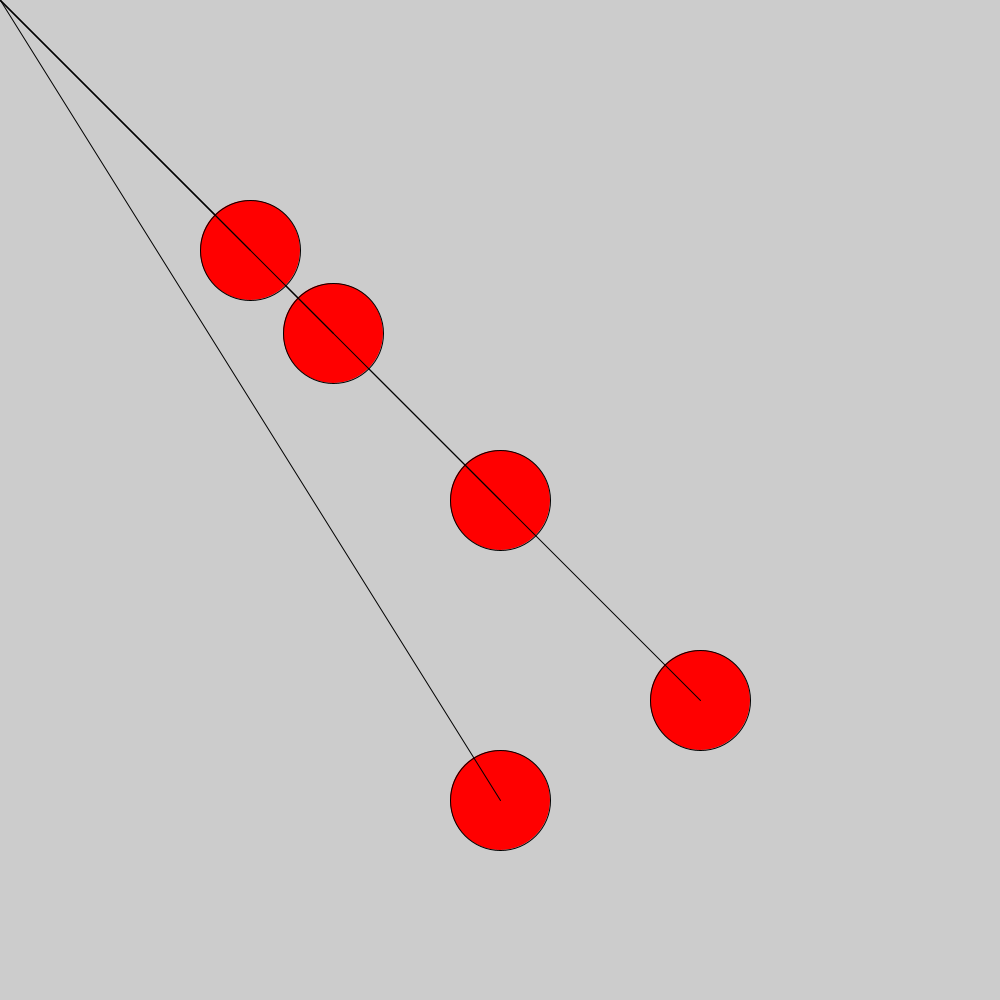
Frame 1 (no input)
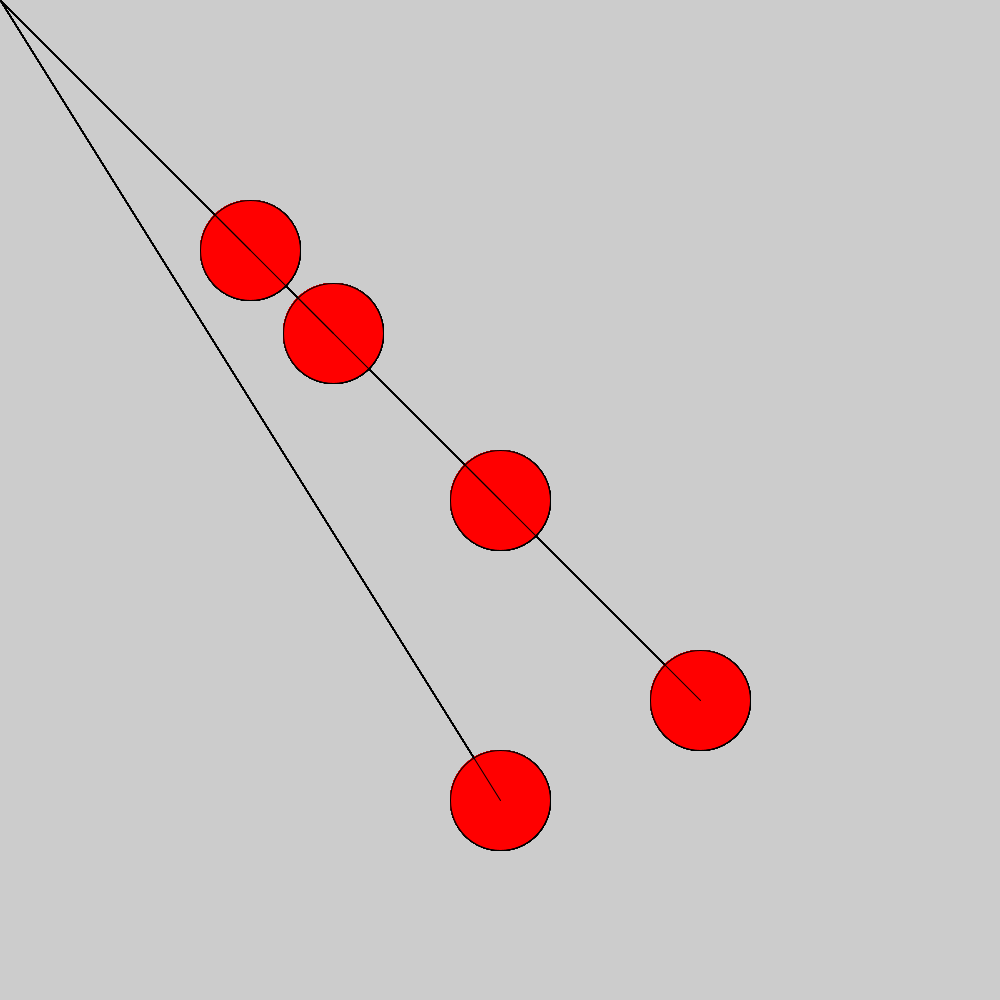
Frame 60 (the mouse pressed at the canvas centre just before this capture)
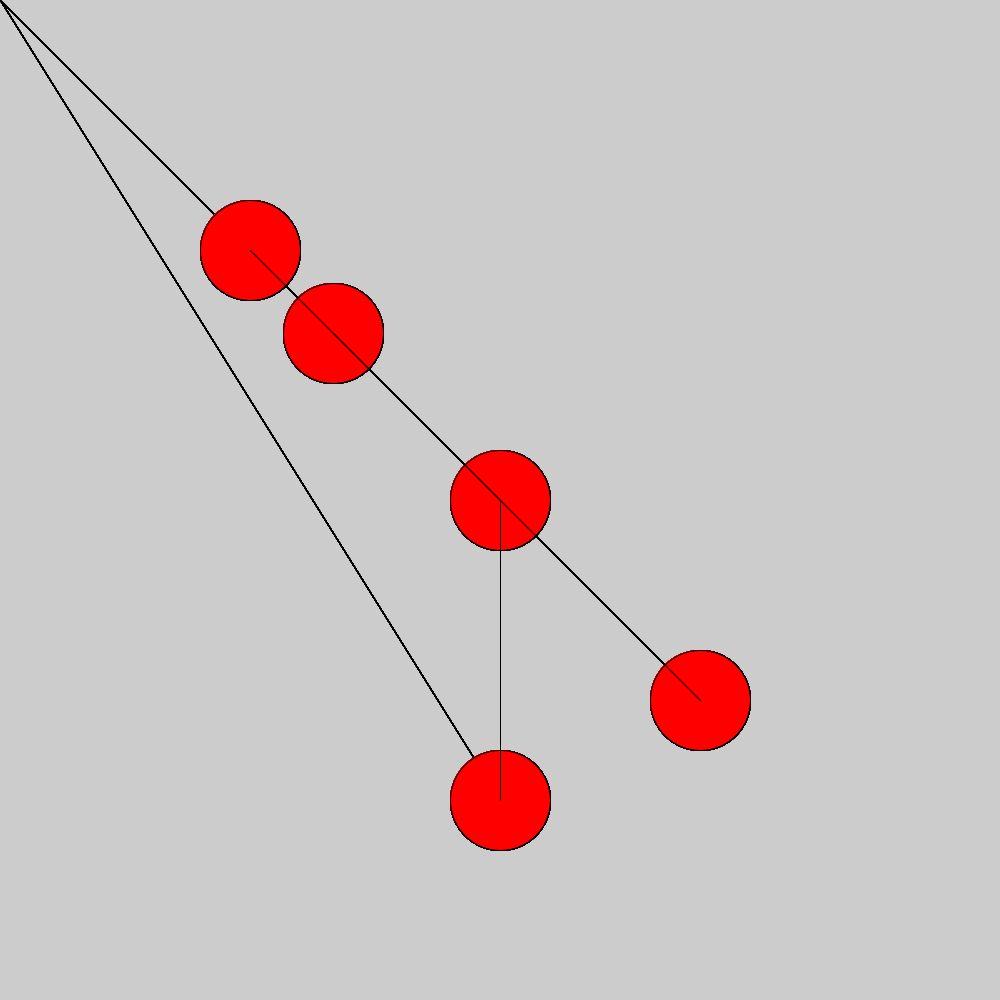
Frame 120 (the mouse held since frame 60 and released just before this capture)

The Processing sketch that drew these frames (run headless with seeded random() and noise(); from frame 60 on, the mouse is pressed at the canvas centre):

// Processing sketch: Assignment_3_2_Prototype
// ── Assignment_3_2_Prototype.pde
// milena correa

// code 1 - fall 2019

// assignment 3, part 2 - functions

//prototype of assignment 3.2, testing usage of buttons... doesn't quite work either

boolean buttonOn = true;

int a = color(255,0,0);
int b = color(255,0,0);
int c = color(255,0,0);
int d = color(255,0,0);
int e = color(255,0,0);

void setup() {
  size(1000, 1000);
}

void draw() {
  if (buttonOn) {
    a = color(255,0,0);
    b = color(255,0,0);
    c = color(255,0,0);
    d = color(255,0,0);
    e = color(255,0,0);
  } else {
    a = color(random(3,255), random(0,255), random(50,255));
    b = color(random(3,255), random(0,255), random(50,255));
    c = color(random(3,255), random(0,255), random(50,255));
    d = color(random(3,255), random(0,255), random(50,255));
    e = color(random(3,255), random(0,255), random(50,255));
  }

  fill(a);
  ellipse(width/2, height/2, 100, 100);
  line(width/2, height/2, mouseX, mouseY);

  fill(b);
  ellipse(width/3, height/3, 100, 100);
  line(width/3, height/3, mouseX, mouseY);

  fill(c);
  ellipse(width/4, height/4, 100, 100);
  line(width/4, height/4, mouseX, mouseY);

  fill(d);
  ellipse(700, 700, 100, 100);
  line(700, 700, mouseX, mouseY);

  fill(e);
  ellipse(500, 800, 100, 100);
  line(500, 800, mouseX, mouseY);
}

void mousePressed() {
  float a = dist(width/2, height/2, mouseX, mouseY);
  if (a < 50) {
    buttonOn = !buttonOn;
  }

  float b = dist(width/3, height/3, mouseX, mouseY);
  if (b < 50) {
    buttonOn = !buttonOn;
  }
  
  float c = dist(width/4, height/4, mouseX, mouseY);
  if (c < 50) {
    buttonOn = !buttonOn;
  }
  
  float d = dist(700, 700, mouseX, mouseY);
  if (d < 50) {
    buttonOn = !buttonOn;
  }
  
  float f = dist(500, 800, mouseX, mouseY);
  if (e < 50) {
    buttonOn = !buttonOn;
  }

}
